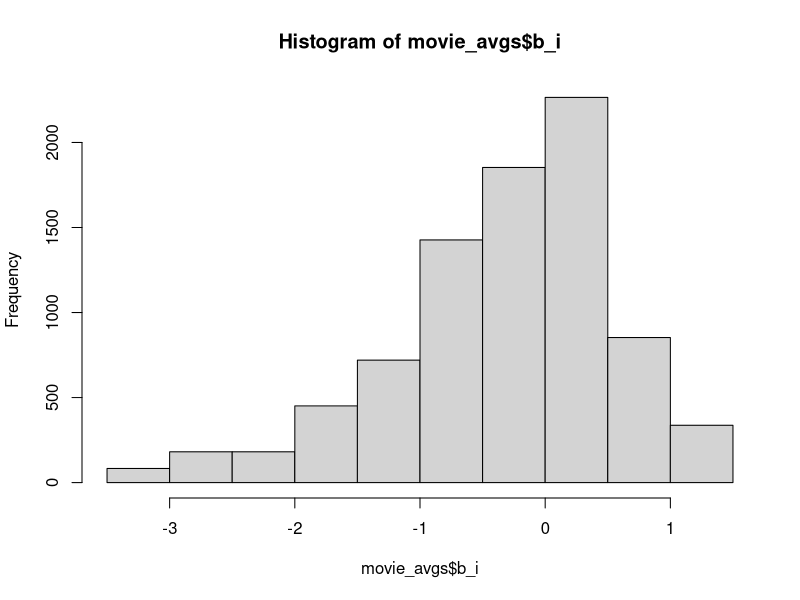

Generate this figure with R:
library(dslabs)
library(dplyr)
library(caret)

data("movielens")

head(movielens)

movielens %>% summarize(n_users = n_distinct(userId), n_movies = n_distinct(movieId))

set.seed(755)

test_index <- createDataPartition(y = movielens$rating, times = 1, p=0.2, list=F)

train_set <- movielens[-test_index, ]

test_set <- train_set %>% semi_join(train_set, by = "movieId") %>% semi_join(train_set, by = "userId")

RMSE <- function(true_ratings, predicted_ratings){
  sqrt(mean((true_ratings - predicted_ratings)^2))
}

mu_hat <- mean(train_set$rating)
mu_hat

naive_rmse <- RMSE(test_set$rating, mu_hat)
naive_rmse

rmse_results <- data.frame(method = "Just the average", RMSE = naive_rmse)

# fit <- lm(rating ~ as.factor(movieId), data=movielens)
# plot(fit)

mu <- mean(train_set$rating)
movie_avgs <- train_set %>% group_by(movieId) %>% summarize(b_i = mean(rating - mu))

hist(movie_avgs$b_i)

predicted_ratings <- mu + test_set %>% left_join(movie_avgs, by = 'movieId') %>% .$b_1

model_1_rmse <- RMSE(predicted_ratings, test_set$rating)

rmse_results <- bind_rows(rmse_results, data.frame(method='Movie effect model', RMSE = model_1_rmse))
rmse_results %>% knitr::kable()
